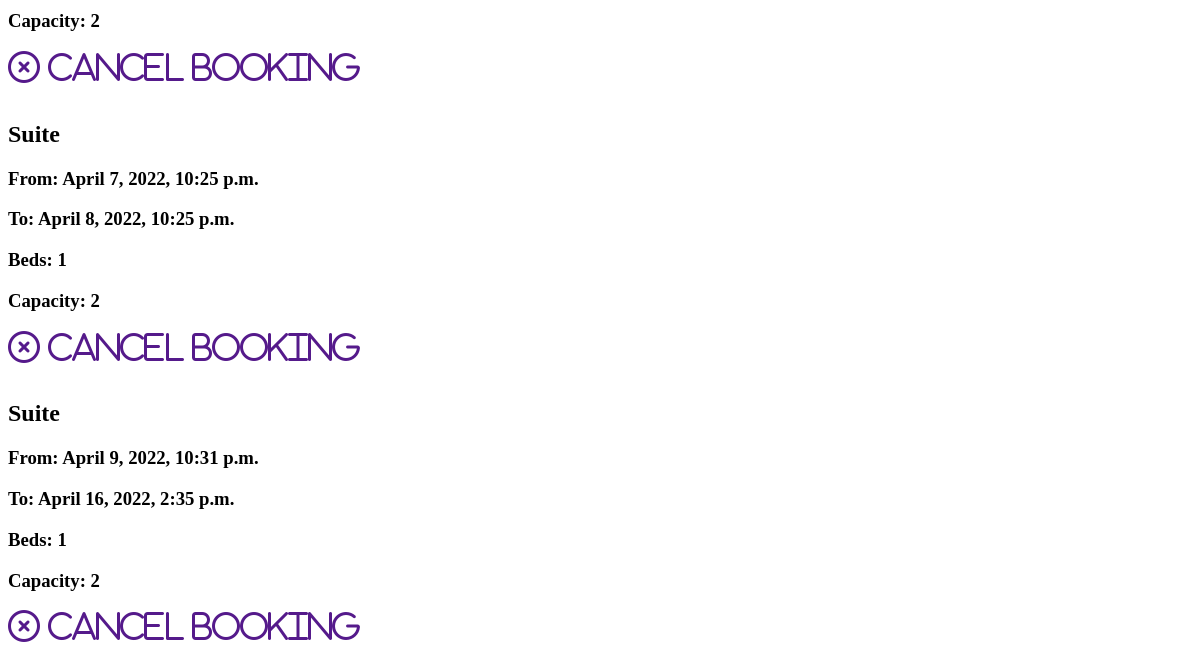
Before: /booking-list/ (signed in, lower part) with the older database file.
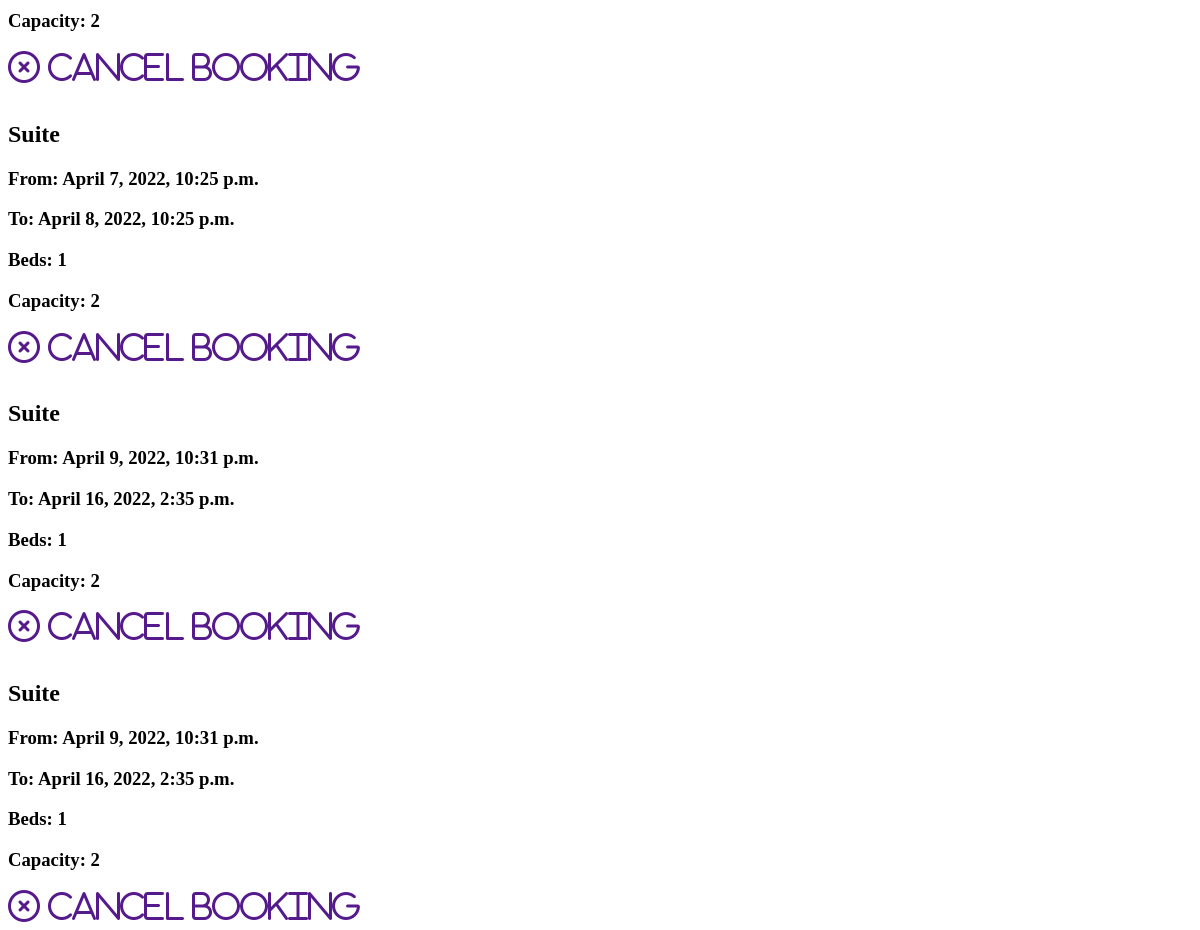
After: the same page with the newer database file.
### hotel/models.py (models this page shows, shortened)
class Booking(models.Model):
    user = models.ForeignKey(settings.AUTH_USER_MODEL, on_delete=models.CASCADE)
    room = models.ForeignKey(Room, on_delete=models.CASCADE)
    check_in = models.DateTimeField()
    check_out = models.DateTimeField()

class Room(models.Model):
    ROOM_CATEGORIES=(
        ('EXE', 'EXECUTIVE'),
        ('DEL', 'DELUXE'),
        ('PRE', 'PREMIUM'),
        ('STD', 'STANDARD'),
        ('PNT', 'PENTHOUSE')
    )
    number = models.IntegerField()
    category = models.CharField(max_length=3, choices=ROOM_CATEGORIES)
    beds = models.IntegerField()
    capacity = models.IntegerField()

### hotel/views.py (the view)
# urls.py: path("booking-list/", BookingList.as_view(), name="Booking-List"),
class BookingList(ListView):
    model = Booking
    def get_queryset(self, *args, **kwargs):
        if self.request.user.is_staff:
            booking_list = Booking.objects.all()
            return booking_list
        else:
            booking_list = Booking.objects.filter(user=self.request.user)
            return booking_list

### hotel/templates/hotel/booking_list.html (shortened to what this page needs)
{% load static %}
<!DOCTYPE html>
<html lang="en">
<head>
    <link rel="stylesheet" href="{% static 'hotel/css/booking_list_view.css' %}">
</head>
<body>
    <div class="content">
        <div class="bookings">
            {% for booking in booking_list %}
            <div class="booking">
                <div class="category">
                    <h2>{{booking.get_room_category}} Suite</h2>
                </div>
                <div class="from">
                    <h3>From: {{booking.check_in}}</h3>
                </div>
                <div class="to">
                    <h3>To: {{booking.check_out}}</h3>
                </div>
                <div class="beds">
                    <h3>Beds: {{booking.room.beds}}</h3>
                </div>
                <div class="capacity">
                    <h3>Capacity: {{booking.room.capacity}}</h3>
                </div>
                <div class="cancel"><a href="" class="invisible"><i
                            class="far fa-2x fa-times-circle"> Cancel
                            Booking</i></a></div>
            </div>
            {% endfor %}
        </div>
</body>
</html>

Changed rows visible on the page:
added Booking: check_in "April 9, 2022, 10:31 p.m.", check_out "April 16, 2022, 2:35 p.m.", room.beds "1", room.capacity "2"
